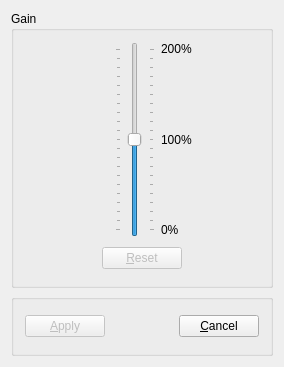
<?xml version="1.0" encoding="UTF-8"?>
<ui version="4.0">
 <class>EditGainBase</class>
 <widget class="QDialog" name="EditGainBase">
  <property name="geometry">
   <rect>
    <x>0</x>
    <y>0</y>
    <width>284</width>
    <height>367</height>
   </rect>
  </property>
  <property name="windowTitle">
   <string>MusE: Modify gain</string>
  </property>
  <layout class="QVBoxLayout">
   <item>
    <widget class="QGroupBox" name="groupBox2">
     <property name="title">
      <string>Gain</string>
     </property>
     <layout class="QVBoxLayout">
      <item>
       <layout class="QHBoxLayout">
        <item>
         <spacer name="spacer6">
          <property name="orientation">
           <enum>Qt::Horizontal</enum>
          </property>
          <property name="sizeType">
           <enum>QSizePolicy::Expanding</enum>
          </property>
          <property name="sizeHint" stdset="0">
           <size>
            <width>90</width>
            <height>41</height>
           </size>
          </property>
         </spacer>
        </item>
        <item>
         <widget class="QSlider" name="sliderGain">
          <property name="minimumSize">
           <size>
            <width>40</width>
            <height>150</height>
           </size>
          </property>
          <property name="maximum">
           <number>200</number>
          </property>
          <property name="value">
           <number>100</number>
          </property>
          <property name="orientation">
           <enum>Qt::Vertical</enum>
          </property>
          <property name="tickPosition">
           <enum>QSlider::TicksBothSides</enum>
          </property>
          <property name="tickInterval">
           <number>10</number>
          </property>
         </widget>
        </item>
        <item>
         <layout class="QVBoxLayout">
          <item>
           <widget class="QLabel" name="textLabel2">
            <property name="text">
             <string>200%</string>
            </property>
            <property name="wordWrap">
             <bool>false</bool>
            </property>
           </widget>
          </item>
          <item>
           <spacer name="spacer4">
            <property name="orientation">
             <enum>Qt::Vertical</enum>
            </property>
            <property name="sizeType">
             <enum>QSizePolicy::Expanding</enum>
            </property>
            <property name="sizeHint" stdset="0">
             <size>
              <width>30</width>
              <height>109</height>
             </size>
            </property>
           </spacer>
          </item>
          <item>
           <widget class="QLabel" name="textLabel1">
            <property name="text">
             <string>100%</string>
            </property>
            <property name="wordWrap">
             <bool>false</bool>
            </property>
           </widget>
          </item>
          <item>
           <spacer name="spacer3">
            <property name="orientation">
             <enum>Qt::Vertical</enum>
            </property>
            <property name="sizeType">
             <enum>QSizePolicy::Expanding</enum>
            </property>
            <property name="sizeHint" stdset="0">
             <size>
              <width>30</width>
              <height>108</height>
             </size>
            </property>
           </spacer>
          </item>
          <item>
           <widget class="QLabel" name="textLabel3">
            <property name="text">
             <string>0%</string>
            </property>
            <property name="wordWrap">
             <bool>false</bool>
            </property>
           </widget>
          </item>
         </layout>
        </item>
        <item>
         <spacer name="spacer7">
          <property name="orientation">
           <enum>Qt::Horizontal</enum>
          </property>
          <property name="sizeType">
           <enum>QSizePolicy::Expanding</enum>
          </property>
          <property name="sizeHint" stdset="0">
           <size>
            <width>51</width>
            <height>31</height>
           </size>
          </property>
         </spacer>
        </item>
       </layout>
      </item>
      <item>
       <layout class="QHBoxLayout">
        <item>
         <spacer name="spacer11">
          <property name="orientation">
           <enum>Qt::Horizontal</enum>
          </property>
          <property name="sizeType">
           <enum>QSizePolicy::Expanding</enum>
          </property>
          <property name="sizeHint" stdset="0">
           <size>
            <width>70</width>
            <height>31</height>
           </size>
          </property>
         </spacer>
        </item>
        <item>
         <widget class="QPushButton" name="buttonReset">
          <property name="enabled">
           <bool>false</bool>
          </property>
          <property name="text">
           <string>&amp;Reset</string>
          </property>
          <property name="shortcut">
           <string>Alt+R</string>
          </property>
         </widget>
        </item>
        <item>
         <spacer name="spacer12">
          <property name="orientation">
           <enum>Qt::Horizontal</enum>
          </property>
          <property name="sizeType">
           <enum>QSizePolicy::Expanding</enum>
          </property>
          <property name="sizeHint" stdset="0">
           <size>
            <width>71</width>
            <height>31</height>
           </size>
          </property>
         </spacer>
        </item>
       </layout>
      </item>
     </layout>
    </widget>
   </item>
   <item>
    <widget class="QGroupBox" name="buttonGroup2">
     <property name="title">
      <string/>
     </property>
     <layout class="QVBoxLayout">
      <item>
       <layout class="QHBoxLayout">
        <item>
         <widget class="QPushButton" name="buttonApply">
          <property name="enabled">
           <bool>false</bool>
          </property>
          <property name="text">
           <string>&amp;Apply</string>
          </property>
          <property name="shortcut">
           <string>Alt+A</string>
          </property>
         </widget>
        </item>
        <item>
         <spacer name="spacer5">
          <property name="orientation">
           <enum>Qt::Horizontal</enum>
          </property>
          <property name="sizeType">
           <enum>QSizePolicy::Expanding</enum>
          </property>
          <property name="sizeHint" stdset="0">
           <size>
            <width>61</width>
            <height>31</height>
           </size>
          </property>
         </spacer>
        </item>
        <item>
         <widget class="QPushButton" name="buttonCancel">
          <property name="enabled">
           <bool>true</bool>
          </property>
          <property name="text">
           <string>&amp;Cancel</string>
          </property>
          <property name="shortcut">
           <string>Alt+C</string>
          </property>
         </widget>
        </item>
       </layout>
      </item>
     </layout>
    </widget>
   </item>
  </layout>
 </widget>
 <layoutdefault spacing="6" margin="11"/>
 <pixmapfunction>qPixmapFromMimeSource</pixmapfunction>
 <resources/>
 <connections/>
</ui>
